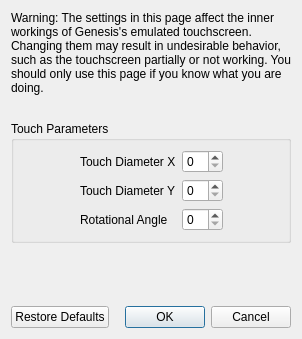
<?xml version="1.0" encoding="UTF-8"?>
<ui version="4.0">
 <class>ConfigureTouchscreenAdvanced</class>
 <widget class="QDialog" name="ConfigureTouchscreenAdvanced">
  <property name="geometry">
   <rect>
    <x>0</x>
    <y>0</y>
    <width>298</width>
    <height>339</height>
   </rect>
  </property>
  <property name="windowTitle">
   <string>Configure Touchscreen</string>
  </property>
  <layout class="QVBoxLayout" name="verticalLayout">
   <item>
    <widget class="QLabel" name="label_2">
     <property name="minimumSize">
      <size>
       <width>280</width>
       <height>0</height>
      </size>
     </property>
     <property name="text">
      <string>Warning: The settings in this page affect the inner workings of Genesis's emulated touchscreen. Changing them may result in undesirable behavior, such as the touchscreen partially or not working. You should only use this page if you know what you are doing.</string>
     </property>
     <property name="wordWrap">
      <bool>true</bool>
     </property>
    </widget>
   </item>
   <item>
    <spacer name="verticalSpacer_2">
     <property name="orientation">
      <enum>Qt::Vertical</enum>
     </property>
     <property name="sizeType">
      <enum>QSizePolicy::Fixed</enum>
     </property>
     <property name="sizeHint" stdset="0">
      <size>
       <width>20</width>
       <height>20</height>
      </size>
     </property>
    </spacer>
   </item>
   <item>
    <widget class="QGroupBox" name="gridGroupBox">
     <property name="title">
      <string>Touch Parameters</string>
     </property>
     <layout class="QGridLayout" name="gridLayout">
      <item row="0" column="0">
       <spacer name="horizontalSpacer">
        <property name="orientation">
         <enum>Qt::Horizontal</enum>
        </property>
        <property name="sizeHint" stdset="0">
         <size>
          <width>40</width>
          <height>20</height>
         </size>
        </property>
       </spacer>
      </item>
      <item row="1" column="1">
       <widget class="QLabel" name="label_4">
        <property name="text">
         <string>Touch Diameter Y</string>
        </property>
       </widget>
      </item>
      <item row="0" column="3">
       <spacer name="horizontalSpacer_2">
        <property name="orientation">
         <enum>Qt::Horizontal</enum>
        </property>
        <property name="sizeHint" stdset="0">
         <size>
          <width>40</width>
          <height>20</height>
         </size>
        </property>
       </spacer>
      </item>
      <item row="0" column="1">
       <widget class="QLabel" name="label_3">
        <property name="text">
         <string>Touch Diameter X</string>
        </property>
       </widget>
      </item>
      <item row="2" column="1">
       <widget class="QLabel" name="label_5">
        <property name="text">
         <string>Rotational Angle</string>
        </property>
       </widget>
      </item>
      <item row="0" column="2">
       <widget class="QSpinBox" name="diameter_x_box"/>
      </item>
      <item row="1" column="2">
       <widget class="QSpinBox" name="diameter_y_box"/>
      </item>
      <item row="2" column="2">
       <widget class="QSpinBox" name="angle_box"/>
      </item>
     </layout>
    </widget>
   </item>
   <item>
    <spacer name="verticalSpacer">
     <property name="orientation">
      <enum>Qt::Vertical</enum>
     </property>
     <property name="sizeHint" stdset="0">
      <size>
       <width>20</width>
       <height>40</height>
      </size>
     </property>
    </spacer>
   </item>
   <item>
    <layout class="QHBoxLayout" name="horizontalLayout">
     <item>
      <widget class="QPushButton" name="restore_defaults_button">
       <property name="text">
        <string>Restore Defaults</string>
       </property>
      </widget>
     </item>
     <item>
      <widget class="QDialogButtonBox" name="buttonBox">
       <property name="standardButtons">
        <set>QDialogButtonBox::Cancel|QDialogButtonBox::Ok</set>
       </property>
      </widget>
     </item>
    </layout>
   </item>
  </layout>
 </widget>
 <resources/>
 <connections>
  <connection>
   <sender>buttonBox</sender>
   <signal>accepted()</signal>
   <receiver>ConfigureTouchscreenAdvanced</receiver>
   <slot>accept()</slot>
  </connection>
  <connection>
   <sender>buttonBox</sender>
   <signal>rejected()</signal>
   <receiver>ConfigureTouchscreenAdvanced</receiver>
   <slot>reject()</slot>
   </connection>
 </connections>
</ui>
